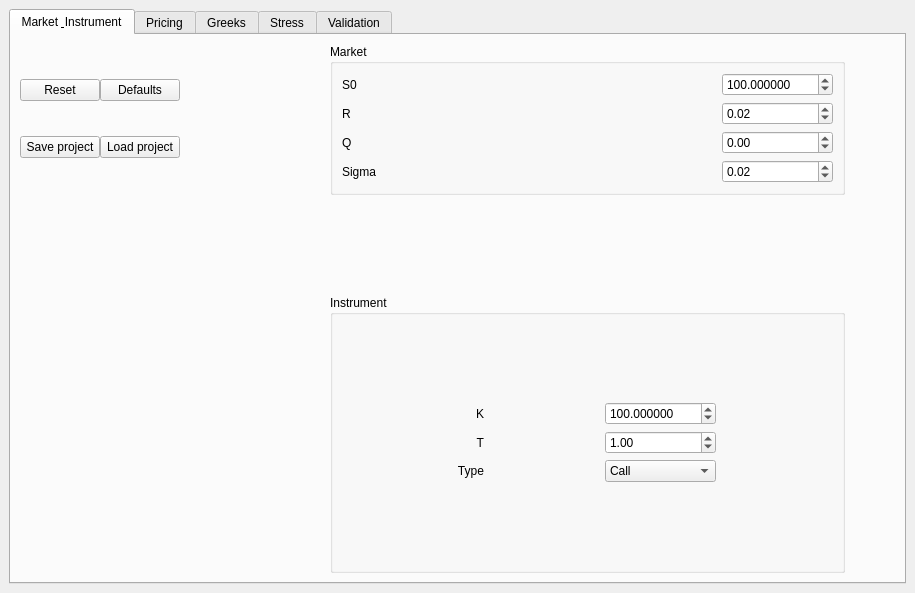
<?xml version="1.0" encoding="UTF-8"?>
<ui version="4.0">
 <class>MainWindow</class>
 <widget class="QMainWindow" name="MainWindow">
  <property name="geometry">
   <rect>
    <x>0</x>
    <y>0</y>
    <width>915</width>
    <height>593</height>
   </rect>
  </property>
  <property name="windowTitle">
   <string>MainWindow</string>
  </property>
  <widget class="QWidget" name="centralwidget">
   <property name="sizePolicy">
    <sizepolicy hsizetype="Expanding" vsizetype="Expanding">
     <horstretch>0</horstretch>
     <verstretch>0</verstretch>
    </sizepolicy>
   </property>
   <layout class="QGridLayout" name="gridLayout_12">
    <item row="0" column="0">
     <widget class="QTabWidget" name="tabWidget">
      <property name="currentIndex">
       <number>0</number>
      </property>
      <widget class="QWidget" name="MarketInstru">
       <property name="sizePolicy">
        <sizepolicy hsizetype="Expanding" vsizetype="Expanding">
         <horstretch>0</horstretch>
         <verstretch>0</verstretch>
        </sizepolicy>
       </property>
       <attribute name="title">
        <string>Market &amp; Instrument</string>
       </attribute>
       <layout class="QGridLayout" name="gridLayout_13">
        <item row="0" column="0">
         <layout class="QGridLayout" name="gridLayout_11" columnstretch="1,3">
          <property name="rightMargin">
           <number>50</number>
          </property>
          <property name="horizontalSpacing">
           <number>150</number>
          </property>
          <property name="verticalSpacing">
           <number>100</number>
          </property>
          <item row="2" column="1">
           <widget class="QGroupBox" name="groupBox_2">
            <property name="title">
             <string>Instrument</string>
            </property>
            <layout class="QVBoxLayout" name="verticalLayout_2">
             <item>
              <layout class="QGridLayout" name="gridLayout_2">
               <item row="0" column="1">
                <widget class="QDoubleSpinBox" name="sbK">
                 <property name="sizePolicy">
                  <sizepolicy hsizetype="Fixed" vsizetype="Fixed">
                   <horstretch>0</horstretch>
                   <verstretch>0</verstretch>
                  </sizepolicy>
                 </property>
                 <property name="decimals">
                  <number>6</number>
                 </property>
                 <property name="minimum">
                  <double>0.010000000000000</double>
                 </property>
                 <property name="maximum">
                  <double>1000000000.000000000000000</double>
                 </property>
                 <property name="value">
                  <double>100.000000000000000</double>
                 </property>
                </widget>
               </item>
               <item row="0" column="0">
                <widget class="QLabel" name="label_7">
                 <property name="text">
                  <string>K</string>
                 </property>
                 <property name="alignment">
                  <set>Qt::AlignRight|Qt::AlignTrailing|Qt::AlignVCenter</set>
                 </property>
                </widget>
               </item>
               <item row="2" column="0">
                <widget class="QLabel" name="label_5">
                 <property name="sizePolicy">
                  <sizepolicy hsizetype="Fixed" vsizetype="Preferred">
                   <horstretch>0</horstretch>
                   <verstretch>0</verstretch>
                  </sizepolicy>
                 </property>
                 <property name="layoutDirection">
                  <enum>Qt::RightToLeft</enum>
                 </property>
                 <property name="text">
                  <string>Type</string>
                 </property>
                 <property name="alignment">
                  <set>Qt::AlignRight|Qt::AlignTrailing|Qt::AlignVCenter</set>
                 </property>
                </widget>
               </item>
               <item row="1" column="0">
                <widget class="QLabel" name="label_6">
                 <property name="text">
                  <string>T</string>
                 </property>
                 <property name="alignment">
                  <set>Qt::AlignRight|Qt::AlignTrailing|Qt::AlignVCenter</set>
                 </property>
                </widget>
               </item>
               <item row="1" column="1">
                <widget class="QDoubleSpinBox" name="sbT">
                 <property name="maximum">
                  <double>100.000000000000000</double>
                 </property>
                 <property name="singleStep">
                  <double>0.010000000000000</double>
                 </property>
                 <property name="value">
                  <double>1.000000000000000</double>
                 </property>
                </widget>
               </item>
               <item row="2" column="1">
                <layout class="QHBoxLayout" name="horizontalLayout_2">
                 <item>
                  <widget class="QComboBox" name="cbType">
                   <property name="editable">
                    <bool>false</bool>
                   </property>
                   <item>
                    <property name="text">
                     <string>Call</string>
                    </property>
                   </item>
                   <item>
                    <property name="text">
                     <string>Put</string>
                    </property>
                   </item>
                  </widget>
                 </item>
                </layout>
               </item>
              </layout>
             </item>
            </layout>
           </widget>
          </item>
          <item row="1" column="0">
           <layout class="QGridLayout" name="gridLayout_10">
            <property name="sizeConstraint">
             <enum>QLayout::SetMinimumSize</enum>
            </property>
            <item row="0" column="1">
             <widget class="QPushButton" name="btnLoadDefaults">
              <property name="sizePolicy">
               <sizepolicy hsizetype="Fixed" vsizetype="Fixed">
                <horstretch>0</horstretch>
                <verstretch>0</verstretch>
               </sizepolicy>
              </property>
              <property name="text">
               <string>Defaults</string>
              </property>
             </widget>
            </item>
            <item row="1" column="0">
             <widget class="QPushButton" name="btnSaveProject">
              <property name="sizePolicy">
               <sizepolicy hsizetype="Fixed" vsizetype="Fixed">
                <horstretch>0</horstretch>
                <verstretch>0</verstretch>
               </sizepolicy>
              </property>
              <property name="text">
               <string>Save project</string>
              </property>
             </widget>
            </item>
            <item row="1" column="1">
             <widget class="QPushButton" name="btnLoadProject">
              <property name="sizePolicy">
               <sizepolicy hsizetype="Fixed" vsizetype="Fixed">
                <horstretch>0</horstretch>
                <verstretch>0</verstretch>
               </sizepolicy>
              </property>
              <property name="text">
               <string>Load project</string>
              </property>
             </widget>
            </item>
            <item row="0" column="0">
             <widget class="QPushButton" name="btnReset">
              <property name="sizePolicy">
               <sizepolicy hsizetype="Fixed" vsizetype="Fixed">
                <horstretch>0</horstretch>
                <verstretch>0</verstretch>
               </sizepolicy>
              </property>
              <property name="text">
               <string>Reset</string>
              </property>
             </widget>
            </item>
           </layout>
          </item>
          <item row="1" column="1">
           <widget class="QGroupBox" name="groupBox">
            <property name="title">
             <string>Market</string>
            </property>
            <layout class="QVBoxLayout" name="verticalLayout">
             <item>
              <layout class="QGridLayout" name="gridLayout">
               <item row="1" column="1">
                <widget class="QDoubleSpinBox" name="sbR">
                 <property name="minimum">
                  <double>-1.000000000000000</double>
                 </property>
                 <property name="maximum">
                  <double>1.000000000000000</double>
                 </property>
                 <property name="singleStep">
                  <double>0.000100000000000</double>
                 </property>
                 <property name="value">
                  <double>0.020000000000000</double>
                 </property>
                </widget>
               </item>
               <item row="3" column="0">
                <widget class="QLabel" name="label_4">
                 <property name="text">
                  <string>Sigma</string>
                 </property>
                </widget>
               </item>
               <item row="2" column="0">
                <widget class="QLabel" name="label_3">
                 <property name="text">
                  <string>Q</string>
                 </property>
                </widget>
               </item>
               <item row="2" column="1">
                <widget class="QDoubleSpinBox" name="sbQ">
                 <property name="minimum">
                  <double>-1.000000000000000</double>
                 </property>
                 <property name="maximum">
                  <double>1.000000000000000</double>
                 </property>
                 <property name="singleStep">
                  <double>0.000100000000000</double>
                 </property>
                </widget>
               </item>
               <item row="0" column="1">
                <widget class="QDoubleSpinBox" name="sbS0">
                 <property name="sizePolicy">
                  <sizepolicy hsizetype="Fixed" vsizetype="Fixed">
                   <horstretch>0</horstretch>
                   <verstretch>0</verstretch>
                  </sizepolicy>
                 </property>
                 <property name="decimals">
                  <number>6</number>
                 </property>
                 <property name="minimum">
                  <double>0.010000000000000</double>
                 </property>
                 <property name="maximum">
                  <double>1000000000.000000000000000</double>
                 </property>
                 <property name="value">
                  <double>100.000000000000000</double>
                 </property>
                </widget>
               </item>
               <item row="1" column="0">
                <widget class="QLabel" name="label_2">
                 <property name="text">
                  <string>R</string>
                 </property>
                </widget>
               </item>
               <item row="0" column="0">
                <widget class="QLabel" name="label">
                 <property name="text">
                  <string>S0</string>
                 </property>
                </widget>
               </item>
               <item row="3" column="1">
                <widget class="QDoubleSpinBox" name="sbSigma">
                 <property name="maximum">
                  <double>5.000000000000000</double>
                 </property>
                 <property name="singleStep">
                  <double>0.000100000000000</double>
                 </property>
                 <property name="value">
                  <double>0.020000000000000</double>
                 </property>
                </widget>
               </item>
              </layout>
             </item>
            </layout>
           </widget>
          </item>
         </layout>
        </item>
       </layout>
      </widget>
      <widget class="QWidget" name="Pricing">
       <attribute name="title">
        <string>Pricing</string>
       </attribute>
       <layout class="QGridLayout" name="gridLayout_14" rowstretch="0,0,2,1" columnstretch="0,2" columnminimumwidth="0,0">
        <item row="0" column="0">
         <layout class="QHBoxLayout" name="horizontalLayout_3">
          <item>
           <widget class="QPushButton" name="btnRunMC">
            <property name="text">
             <string>Run MC</string>
            </property>
           </widget>
          </item>
          <item>
           <widget class="QCheckBox" name="cbLog">
            <property name="text">
             <string>Convergence log</string>
            </property>
           </widget>
          </item>
         </layout>
        </item>
        <item row="0" column="1" rowspan="2">
         <widget class="QGroupBox" name="groupBox_3">
          <property name="title">
           <string>MC Config</string>
          </property>
          <layout class="QVBoxLayout" name="verticalLayout_3">
           <item>
            <layout class="QGridLayout" name="gridLayout_3">
             <item row="0" column="1">
              <widget class="QDoubleSpinBox" name="sbNTarget">
               <property name="decimals">
                <number>0</number>
               </property>
               <property name="minimum">
                <double>1.000000000000000</double>
               </property>
               <property name="maximum">
                <double>100000000.000000000000000</double>
               </property>
               <property name="value">
                <double>400000.000000000000000</double>
               </property>
              </widget>
             </item>
             <item row="3" column="0">
              <widget class="QLabel" name="label_8">
               <property name="text">
                <string>Number of Steps</string>
               </property>
              </widget>
             </item>
             <item row="1" column="1">
              <widget class="QDoubleSpinBox" name="sbBatch">
               <property name="decimals">
                <number>0</number>
               </property>
               <property name="minimum">
                <double>1.000000000000000</double>
               </property>
               <property name="maximum">
                <double>100000000.000000000000000</double>
               </property>
               <property name="singleStep">
                <double>1.000000000000000</double>
               </property>
               <property name="value">
                <double>100000.000000000000000</double>
               </property>
              </widget>
             </item>
             <item row="2" column="0">
              <widget class="QLabel" name="label_9">
               <property name="text">
                <string>Tol</string>
               </property>
              </widget>
             </item>
             <item row="2" column="1">
              <widget class="QDoubleSpinBox" name="dsbTol">
               <property name="decimals">
                <number>6</number>
               </property>
               <property name="minimum">
                <double>-1.000000000000000</double>
               </property>
               <property name="maximum">
                <double>1.000000000000000</double>
               </property>
               <property name="singleStep">
                <double>0.000001000000000</double>
               </property>
               <property name="value">
                <double>-1.000000000000000</double>
               </property>
              </widget>
             </item>
             <item row="0" column="0">
              <widget class="QLabel" name="label_11">
               <property name="text">
                <string>Target</string>
               </property>
              </widget>
             </item>
             <item row="1" column="0">
              <widget class="QLabel" name="label_10">
               <property name="text">
                <string>Batch</string>
               </property>
              </widget>
             </item>
             <item row="4" column="0">
              <widget class="QLabel" name="label_12">
               <property name="text">
                <string>Seed</string>
               </property>
              </widget>
             </item>
             <item row="3" column="1">
              <widget class="QSpinBox" name="sbNSteps">
               <property name="minimum">
                <number>1</number>
               </property>
               <property name="maximum">
                <number>10000</number>
               </property>
              </widget>
             </item>
             <item row="4" column="1">
              <widget class="QSpinBox" name="sbSeed">
               <property name="maximum">
                <number>999999999</number>
               </property>
               <property name="value">
                <number>42</number>
               </property>
              </widget>
             </item>
            </layout>
           </item>
          </layout>
         </widget>
        </item>
        <item row="1" column="0" rowspan="2">
         <widget class="QGroupBox" name="groupBox_7">
          <property name="title">
           <string>Results</string>
          </property>
          <layout class="QVBoxLayout" name="verticalLayout_8">
           <item>
            <layout class="QGridLayout" name="gridLayout_7">
             <item row="4" column="1">
              <widget class="QLabel" name="lblNEff">
               <property name="text">
                <string>0</string>
               </property>
              </widget>
             </item>
             <item row="3" column="1">
              <widget class="QLabel" name="lblCIHigh">
               <property name="text">
                <string>0</string>
               </property>
              </widget>
             </item>
             <item row="0" column="1">
              <widget class="QLabel" name="lblPrice">
               <property name="text">
                <string>0</string>
               </property>
              </widget>
             </item>
             <item row="2" column="1">
              <widget class="QLabel" name="lblCILow">
               <property name="text">
                <string>0</string>
               </property>
              </widget>
             </item>
             <item row="5" column="1">
              <widget class="QLabel" name="lblElapsed">
               <property name="text">
                <string>0</string>
               </property>
              </widget>
             </item>
             <item row="1" column="1">
              <widget class="QLabel" name="lblSE">
               <property name="text">
                <string>0</string>
               </property>
              </widget>
             </item>
             <item row="0" column="0">
              <widget class="QLabel" name="label_27">
               <property name="text">
                <string>Price</string>
               </property>
              </widget>
             </item>
             <item row="1" column="0">
              <widget class="QLabel" name="label_28">
               <property name="text">
                <string>SE</string>
               </property>
              </widget>
             </item>
             <item row="2" column="0">
              <widget class="QLabel" name="label_29">
               <property name="text">
                <string>CI Low</string>
               </property>
              </widget>
             </item>
             <item row="3" column="0">
              <widget class="QLabel" name="label_30">
               <property name="text">
                <string>CI High</string>
               </property>
              </widget>
             </item>
             <item row="4" column="0">
              <widget class="QLabel" name="label_31">
               <property name="text">
                <string>Number eff</string>
               </property>
              </widget>
             </item>
             <item row="5" column="0">
              <widget class="QLabel" name="label_32">
               <property name="text">
                <string>Elapsed</string>
               </property>
              </widget>
             </item>
            </layout>
           </item>
          </layout>
         </widget>
        </item>
        <item row="2" column="1" rowspan="2">
         <widget class="QWidget" name="chartContainer" native="true"/>
        </item>
        <item row="3" column="0">
         <widget class="QGroupBox" name="grpLegendPricing">
          <property name="title">
           <string>Legend</string>
          </property>
          <layout class="QGridLayout" name="gridLayout_9">
           <item row="0" column="0">
            <layout class="QVBoxLayout" name="legendLayoutPricing"/>
           </item>
          </layout>
         </widget>
        </item>
       </layout>
      </widget>
      <widget class="QWidget" name="Greeks">
       <attribute name="title">
        <string>Greeks</string>
       </attribute>
       <layout class="QGridLayout" name="gridLayout_15" rowstretch="0,0,0" columnstretch="0,1">
        <item row="1" column="0">
         <widget class="QGroupBox" name="groupBox_5">
          <property name="title">
           <string>Method</string>
          </property>
          <layout class="QVBoxLayout" name="verticalLayout_5">
           <item>
            <layout class="QVBoxLayout" name="verticalLayout_6">
             <item>
              <widget class="QRadioButton" name="rbBRV">
               <property name="text">
                <string>BRV</string>
               </property>
               <property name="checked">
                <bool>true</bool>
               </property>
              </widget>
             </item>
             <item>
              <widget class="QRadioButton" name="rbPW">
               <property name="text">
                <string>PW</string>
               </property>
              </widget>
             </item>
             <item>
              <widget class="QRadioButton" name="rbLRM">
               <property name="text">
                <string>LRM</string>
               </property>
              </widget>
             </item>
             <item>
              <widget class="QCheckBox" name="cbCRN">
               <property name="text">
                <string>CRN</string>
               </property>
               <property name="checked">
                <bool>true</bool>
               </property>
              </widget>
             </item>
             <item>
              <widget class="QCheckBox" name="cbAnti">
               <property name="text">
                <string>Anti</string>
               </property>
              </widget>
             </item>
            </layout>
           </item>
          </layout>
         </widget>
        </item>
        <item row="2" column="0">
         <widget class="QGroupBox" name="groupBox_6">
          <property name="title">
           <string>Bumps</string>
          </property>
          <layout class="QVBoxLayout" name="verticalLayout_7">
           <item>
            <layout class="QGridLayout" name="gridLayout_4">
             <item row="1" column="1">
              <widget class="QDoubleSpinBox" name="dsbBumpAbsSigma">
               <property name="decimals">
                <number>4</number>
               </property>
               <property name="minimum">
                <double>0.000100000000000</double>
               </property>
               <property name="maximum">
                <double>1.000000000000000</double>
               </property>
               <property name="singleStep">
                <double>0.000100000000000</double>
               </property>
               <property name="value">
                <double>0.010000000000000</double>
               </property>
              </widget>
             </item>
             <item row="3" column="0">
              <widget class="QLabel" name="label_13">
               <property name="text">
                <string>Maturity  (ΔT)</string>
               </property>
              </widget>
             </item>
             <item row="2" column="0">
              <widget class="QLabel" name="label_14">
               <property name="text">
                <string>Rate  (Δr)</string>
               </property>
              </widget>
             </item>
             <item row="2" column="1">
              <widget class="QDoubleSpinBox" name="dsbBumpAbsR">
               <property name="decimals">
                <number>4</number>
               </property>
               <property name="minimum">
                <double>0.000000000000000</double>
               </property>
               <property name="maximum">
                <double>0.100000000000000</double>
               </property>
               <property name="singleStep">
                <double>0.000100000000000</double>
               </property>
               <property name="value">
                <double>0.000100000000000</double>
               </property>
              </widget>
             </item>
             <item row="0" column="1">
              <widget class="QDoubleSpinBox" name="dsbBumpRelS0">
               <property name="decimals">
                <number>4</number>
               </property>
               <property name="minimum">
                <double>0.000100000000000</double>
               </property>
               <property name="maximum">
                <double>0.050000000000000</double>
               </property>
               <property name="singleStep">
                <double>0.010000000000000</double>
               </property>
               <property name="value">
                <double>0.000100000000000</double>
               </property>
              </widget>
             </item>
             <item row="1" column="0">
              <widget class="QLabel" name="label_15">
               <property name="text">
                <string>Vol (Δσ)</string>
               </property>
              </widget>
             </item>
             <item row="0" column="0">
              <widget class="QLabel" name="label_16">
               <property name="text">
                <string>Spot (ΔS/S)</string>
               </property>
              </widget>
             </item>
             <item row="3" column="1">
              <widget class="QDoubleSpinBox" name="dsbBumpAbsT">
               <property name="decimals">
                <number>6</number>
               </property>
               <property name="maximum">
                <double>1.000000000000000</double>
               </property>
               <property name="singleStep">
                <double>0.000100000000000</double>
               </property>
               <property name="value">
                <double>0.002739000000000</double>
               </property>
              </widget>
             </item>
            </layout>
           </item>
          </layout>
         </widget>
        </item>
        <item row="0" column="0">
         <widget class="QPushButton" name="btnRunGreeks">
          <property name="text">
           <string>Compute Greeks</string>
          </property>
         </widget>
        </item>
        <item row="0" column="1" rowspan="3">
         <widget class="QGroupBox" name="groupBox_8">
          <property name="title">
           <string>Output</string>
          </property>
          <layout class="QVBoxLayout" name="verticalLayout_9">
           <item>
            <layout class="QGridLayout" name="gridLayout_6">
             <item row="3" column="0">
              <widget class="QLabel" name="label_25">
               <property name="text">
                <string>Rho</string>
               </property>
              </widget>
             </item>
             <item row="4" column="0">
              <widget class="QLabel" name="label_26">
               <property name="text">
                <string>Theta</string>
               </property>
              </widget>
             </item>
             <item row="0" column="0">
              <widget class="QLabel" name="label_22">
               <property name="text">
                <string>Delta</string>
               </property>
              </widget>
             </item>
             <item row="1" column="0">
              <widget class="QLabel" name="label_23">
               <property name="text">
                <string>Vega</string>
               </property>
              </widget>
             </item>
             <item row="2" column="0">
              <widget class="QLabel" name="label_24">
               <property name="text">
                <string>Gamma</string>
               </property>
              </widget>
             </item>
             <item row="0" column="1">
              <widget class="QLabel" name="lblDelta">
               <property name="text">
                <string>0</string>
               </property>
              </widget>
             </item>
             <item row="1" column="1">
              <widget class="QLabel" name="lblVega">
               <property name="text">
                <string>0</string>
               </property>
              </widget>
             </item>
             <item row="2" column="1">
              <widget class="QLabel" name="lblGamma">
               <property name="text">
                <string>0</string>
               </property>
              </widget>
             </item>
             <item row="3" column="1">
              <widget class="QLabel" name="lblRho">
               <property name="text">
                <string>0</string>
               </property>
              </widget>
             </item>
             <item row="4" column="1">
              <widget class="QLabel" name="lblTheta">
               <property name="text">
                <string>0</string>
               </property>
              </widget>
             </item>
            </layout>
           </item>
           <item>
            <widget class="QWidget" name="greeksChartContainer" native="true"/>
           </item>
          </layout>
         </widget>
        </item>
       </layout>
      </widget>
      <widget class="QWidget" name="Stress">
       <attribute name="title">
        <string>Stress</string>
       </attribute>
       <layout class="QVBoxLayout" name="verticalLayout_4" stretch="1,4">
        <item>
         <widget class="QGroupBox" name="gbStressSummary">
          <property name="title">
           <string>Summary</string>
          </property>
          <layout class="QHBoxLayout" name="horizontalLayout_5">
           <item>
            <layout class="QGridLayout" name="gridLayout_16">
             <item row="1" column="0">
              <widget class="QLabel" name="label_33">
               <property name="text">
                <string>P&amp;L (Taylor)</string>
               </property>
              </widget>
             </item>
             <item row="2" column="1">
              <widget class="QLabel" name="lblPLError">
               <property name="text">
                <string>0</string>
               </property>
              </widget>
             </item>
             <item row="0" column="1">
              <widget class="QLabel" name="lblPL">
               <property name="text">
                <string>0</string>
               </property>
              </widget>
             </item>
             <item row="3" column="1">
              <widget class="QLabel" name="lblPriceStressed">
               <property name="text">
                <string>0</string>
               </property>
              </widget>
             </item>
             <item row="0" column="0">
              <widget class="QLabel" name="label_21">
               <property name="text">
                <string>P&amp;L</string>
               </property>
              </widget>
             </item>
             <item row="2" column="0">
              <widget class="QLabel" name="label_34">
               <property name="text">
                <string>MC − Taylor</string>
               </property>
              </widget>
             </item>
             <item row="1" column="1">
              <widget class="QLabel" name="lblPLTaylor">
               <property name="text">
                <string>0</string>
               </property>
              </widget>
             </item>
             <item row="3" column="0">
              <widget class="QLabel" name="label_36">
               <property name="text">
                <string>Stressed Price</string>
               </property>
              </widget>
             </item>
             <item row="4" column="0">
              <widget class="QLabel" name="label_37">
               <property name="text">
                <string>Elapsed (ms)</string>
               </property>
              </widget>
             </item>
             <item row="4" column="1">
              <widget class="QLabel" name="lblElapsedStressed">
               <property name="text">
                <string>0</string>
               </property>
              </widget>
             </item>
            </layout>
           </item>
          </layout>
         </widget>
        </item>
        <item>
         <layout class="QHBoxLayout" name="horizontalLayout" stretch="1,3">
          <item>
           <widget class="QWidget" name="widget" native="true">
            <layout class="QHBoxLayout" name="horizontalLayout_4">
             <item>
              <widget class="QGroupBox" name="gbStressControls">
               <property name="sizePolicy">
                <sizepolicy hsizetype="Preferred" vsizetype="Expanding">
                 <horstretch>0</horstretch>
                 <verstretch>0</verstretch>
                </sizepolicy>
               </property>
               <property name="minimumSize">
                <size>
                 <width>260</width>
                 <height>0</height>
                </size>
               </property>
               <property name="title">
                <string>Controls</string>
               </property>
               <layout class="QHBoxLayout" name="horizontalLayout_6">
                <item>
                 <layout class="QGridLayout" name="gridLayout_8">
                  <item row="1" column="0">
                   <widget class="QLabel" name="label_18">
                    <property name="text">
                     <string>Vol (Δσ, pts)</string>
                    </property>
                   </widget>
                  </item>
                  <item row="1" column="2">
                   <widget class="QDoubleSpinBox" name="sbSigmaStress">
                    <property name="decimals">
                     <number>1</number>
                    </property>
                    <property name="minimum">
                     <double>-10.000000000000000</double>
                    </property>
                    <property name="maximum">
                     <double>10.000000000000000</double>
                    </property>
                    <property name="singleStep">
                     <double>0.500000000000000</double>
                    </property>
                   </widget>
                  </item>
                  <item row="2" column="1">
                   <widget class="QSlider" name="slRStress">
                    <property name="minimum">
                     <number>-100</number>
                    </property>
                    <property name="maximum">
                     <number>100</number>
                    </property>
                    <property name="orientation">
                     <enum>Qt::Horizontal</enum>
                    </property>
                   </widget>
                  </item>
                  <item row="2" column="0">
                   <widget class="QLabel" name="label_19">
                    <property name="text">
                     <string>Rate (Δr, bps)</string>
                    </property>
                   </widget>
                  </item>
                  <item row="0" column="0">
                   <widget class="QLabel" name="label_17">
                    <property name="text">
                     <string>Spot (ΔS, %)</string>
                    </property>
                   </widget>
                  </item>
                  <item row="1" column="1">
                   <widget class="QSlider" name="slSigmaStress">
                    <property name="minimum">
                     <number>-1000</number>
                    </property>
                    <property name="maximum">
                     <number>1000</number>
                    </property>
                    <property name="orientation">
                     <enum>Qt::Horizontal</enum>
                    </property>
                   </widget>
                  </item>
                  <item row="3" column="0">
                   <widget class="QLabel" name="label_20">
                    <property name="text">
                     <string>Maturity (ΔT, days)</string>
                    </property>
                   </widget>
                  </item>
                  <item row="0" column="2">
                   <widget class="QDoubleSpinBox" name="sbS0Stress">
                    <property name="decimals">
                     <number>1</number>
                    </property>
                    <property name="minimum">
                     <double>-50.000000000000000</double>
                    </property>
                    <property name="maximum">
                     <double>50.000000000000000</double>
                    </property>
                    <property name="singleStep">
                     <double>0.500000000000000</double>
                    </property>
                    <property name="value">
                     <double>0.000000000000000</double>
                    </property>
                   </widget>
                  </item>
                  <item row="0" column="1">
                   <widget class="QSlider" name="slS0Stress">
                    <property name="minimum">
                     <number>-2000</number>
                    </property>
                    <property name="maximum">
                     <number>2000</number>
                    </property>
                    <property name="orientation">
                     <enum>Qt::Horizontal</enum>
                    </property>
                   </widget>
                  </item>
                  <item row="2" column="2">
                   <widget class="QDoubleSpinBox" name="sbRStress">
                    <property name="minimum">
                     <double>-200.000000000000000</double>
                    </property>
                    <property name="maximum">
                     <double>200.000000000000000</double>
                    </property>
                    <property name="singleStep">
                     <double>5.000000000000000</double>
                    </property>
                   </widget>
                  </item>
                  <item row="3" column="2">
                   <widget class="QDoubleSpinBox" name="sbTStress">
                    <property name="minimum">
                     <double>-90.000000000000000</double>
                    </property>
                    <property name="maximum">
                     <double>90.000000000000000</double>
                    </property>
                   </widget>
                  </item>
                  <item row="3" column="1">
                   <widget class="QSlider" name="slTStress">
                    <property name="minimum">
                     <number>-90</number>
                    </property>
                    <property name="maximum">
                     <number>90</number>
                    </property>
                    <property name="orientation">
                     <enum>Qt::Horizontal</enum>
                    </property>
                   </widget>
                  </item>
                  <item row="4" column="0">
                   <widget class="QCheckBox" name="cbStressAutoRun">
                    <property name="text">
                     <string>AutoRun</string>
                    </property>
                    <property name="checked">
                     <bool>true</bool>
                    </property>
                   </widget>
                  </item>
                  <item row="4" column="2">
                   <widget class="QPushButton" name="btnRunStress">
                    <property name="text">
                     <string>Reprice</string>
                    </property>
                   </widget>
                  </item>
                 </layout>
                </item>
               </layout>
              </widget>
             </item>
            </layout>
           </widget>
          </item>
          <item>
           <widget class="QGroupBox" name="gbStressChart">
            <property name="sizePolicy">
             <sizepolicy hsizetype="Expanding" vsizetype="Expanding">
              <horstretch>0</horstretch>
              <verstretch>0</verstretch>
             </sizepolicy>
            </property>
            <property name="title">
             <string>Chart</string>
            </property>
            <layout class="QHBoxLayout" name="horizontalLayout_7">
             <item>
              <layout class="QVBoxLayout" name="verticalLayout_10" stretch="3,1">
               <item>
                <widget class="QWidget" name="stressChartContainer" native="true"/>
               </item>
               <item>
                <widget class="QWidget" name="gbStressLegend" native="true">
                 <layout class="QHBoxLayout" name="horizontalLayout_8">
                  <item>
                   <layout class="QHBoxLayout" name="legendLayoutStress"/>
                  </item>
                 </layout>
                </widget>
               </item>
              </layout>
             </item>
            </layout>
           </widget>
          </item>
         </layout>
        </item>
       </layout>
      </widget>
      <widget class="QWidget" name="Validation">
       <attribute name="title">
        <string>Validation</string>
       </attribute>
       <layout class="QHBoxLayout" name="horizontalLayout_9">
        <item>
         <layout class="QGridLayout" name="gridLayout_5">
          <item row="0" column="0">
           <widget class="QGroupBox" name="gbTestsControls">
            <property name="title">
             <string>Controls</string>
            </property>
            <layout class="QHBoxLayout" name="horizontalLayout_10">
             <item>
              <layout class="QVBoxLayout" name="verticalLayout_11">
               <item>
                <widget class="QPushButton" name="btnRunAllTests">
                 <property name="text">
                  <string>Run all tests</string>
                 </property>
                </widget>
               </item>
               <item>
                <spacer name="verticalSpacer">
                 <property name="orientation">
                  <enum>Qt::Vertical</enum>
                 </property>
                 <property name="sizeHint" stdset="0">
                  <size>
                   <width>20</width>
                   <height>40</height>
                  </size>
                 </property>
                </spacer>
               </item>
              </layout>
             </item>
            </layout>
           </widget>
          </item>
         </layout>
        </item>
        <item>
         <layout class="QVBoxLayout" name="verticalLayout_13" stretch="3,0,1">
          <item>
           <widget class="QTableWidget" name="twTests">
            <property name="editTriggers">
             <set>QAbstractItemView::NoEditTriggers</set>
            </property>
            <property name="showDropIndicator" stdset="0">
             <bool>false</bool>
            </property>
            <property name="alternatingRowColors">
             <bool>true</bool>
            </property>
            <property name="selectionMode">
             <enum>QAbstractItemView::SingleSelection</enum>
            </property>
            <property name="selectionBehavior">
             <enum>QAbstractItemView::SelectRows</enum>
            </property>
            <property name="showGrid">
             <bool>false</bool>
            </property>
            <property name="wordWrap">
             <bool>false</bool>
            </property>
            <attribute name="horizontalHeaderStretchLastSection">
             <bool>true</bool>
            </attribute>
           </widget>
          </item>
          <item>
           <spacer name="verticalSpacer_2">
            <property name="orientation">
             <enum>Qt::Vertical</enum>
            </property>
            <property name="sizeHint" stdset="0">
             <size>
              <width>20</width>
              <height>40</height>
             </size>
            </property>
           </spacer>
          </item>
          <item>
           <widget class="QPlainTextEdit" name="pteLog">
            <property name="lineWrapMode">
             <enum>QPlainTextEdit::NoWrap</enum>
            </property>
            <property name="readOnly">
             <bool>true</bool>
            </property>
            <property name="placeholderText">
             <string extracomment="Logs..."/>
            </property>
           </widget>
          </item>
         </layout>
        </item>
       </layout>
      </widget>
     </widget>
    </item>
   </layout>
  </widget>
 </widget>
 <resources/>
 <connections/>
</ui>
